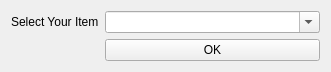
<?xml version="1.0" encoding="UTF-8"?>
<ui version="4.0">
 <class>Form</class>
 <widget class="QWidget" name="Form">
  <property name="geometry">
   <rect>
    <x>0</x>
    <y>0</y>
    <width>331</width>
    <height>70</height>
   </rect>
  </property>
  <property name="windowTitle">
   <string>Select Item</string>
  </property>
  <layout class="QFormLayout" name="formLayout">
   <item row="0" column="0">
    <widget class="QLabel" name="label">
     <property name="text">
      <string>Select Your Item</string>
     </property>
    </widget>
   </item>
   <item row="0" column="1">
    <widget class="QComboBox" name="itemsBox">
     <property name="toolTip">
      <string>&lt;html&gt;&lt;head/&gt;&lt;body&gt;&lt;p&gt;Sets the item!&lt;/p&gt;&lt;/body&gt;&lt;/html&gt;</string>
     </property>
     <property name="editable">
      <bool>true</bool>
     </property>
    </widget>
   </item>
   <item row="1" column="1">
    <widget class="QPushButton" name="pushButton">
     <property name="toolTip">
      <string>&lt;html&gt;&lt;head/&gt;&lt;body&gt;&lt;p&gt;Sets the item!&lt;/p&gt;&lt;/body&gt;&lt;/html&gt;</string>
     </property>
     <property name="text">
      <string>OK</string>
     </property>
    </widget>
   </item>
  </layout>
 </widget>
 <resources/>
 <connections/>
</ui>
